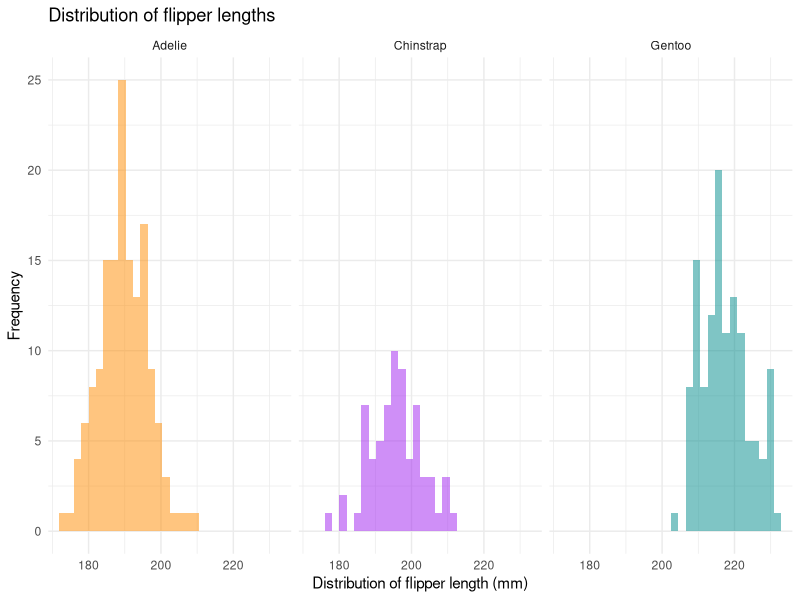
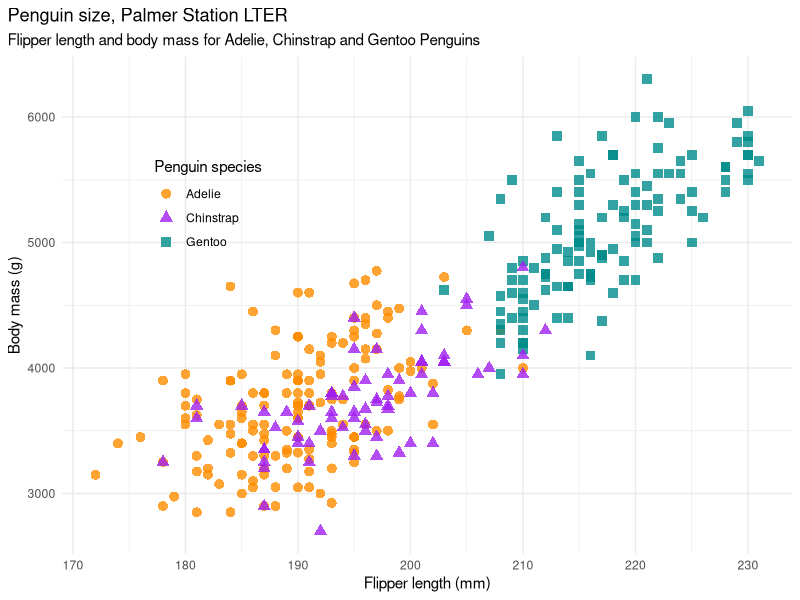
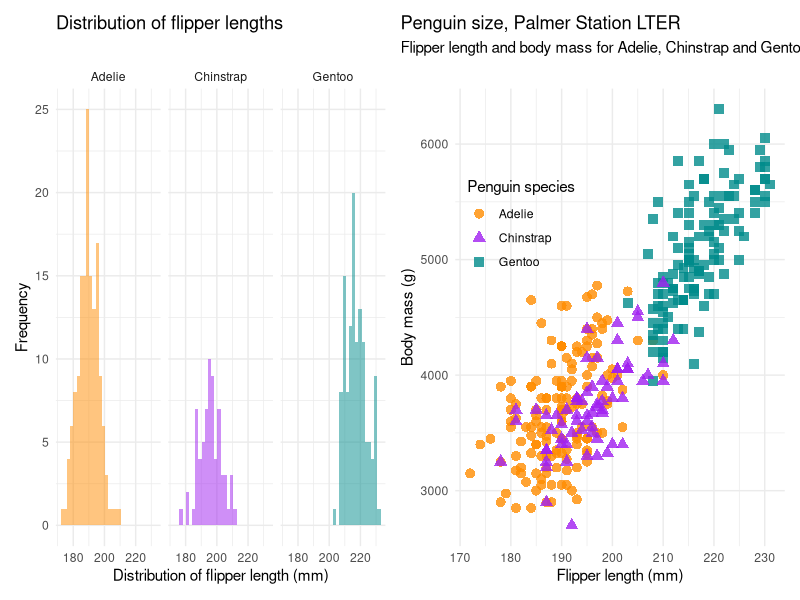
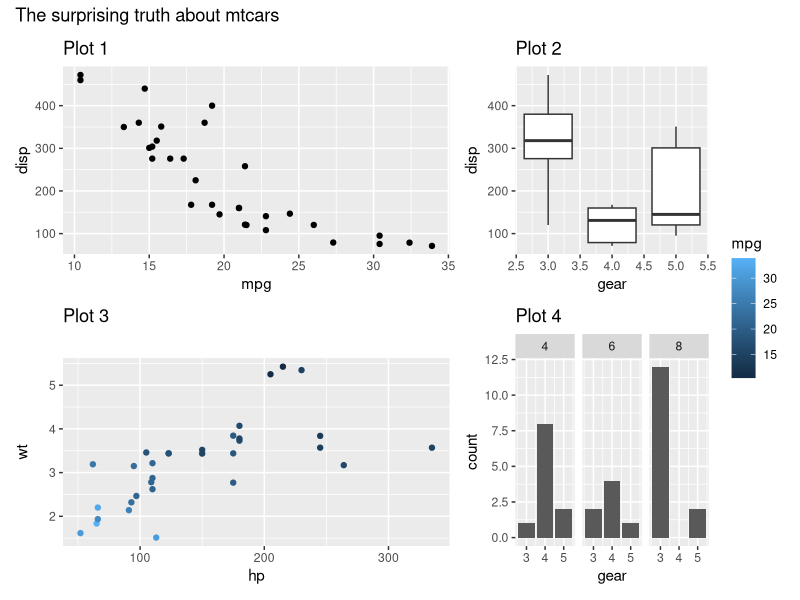
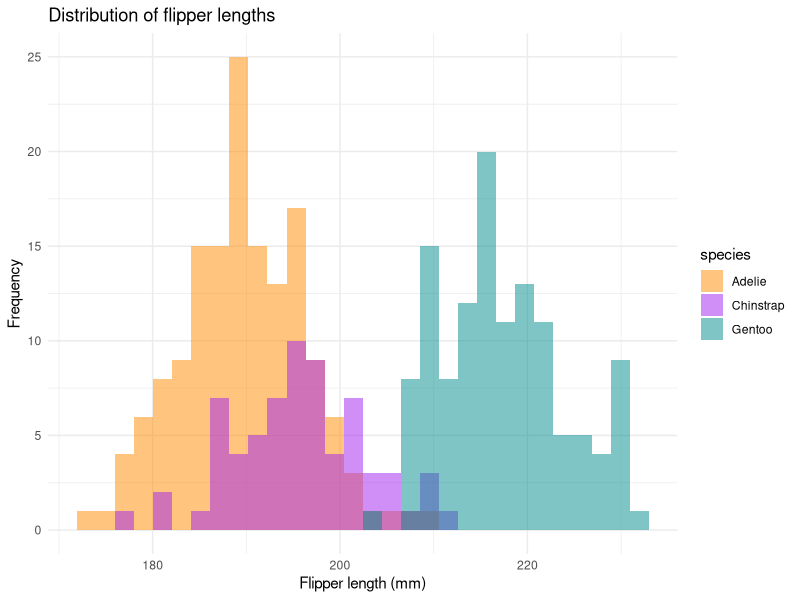
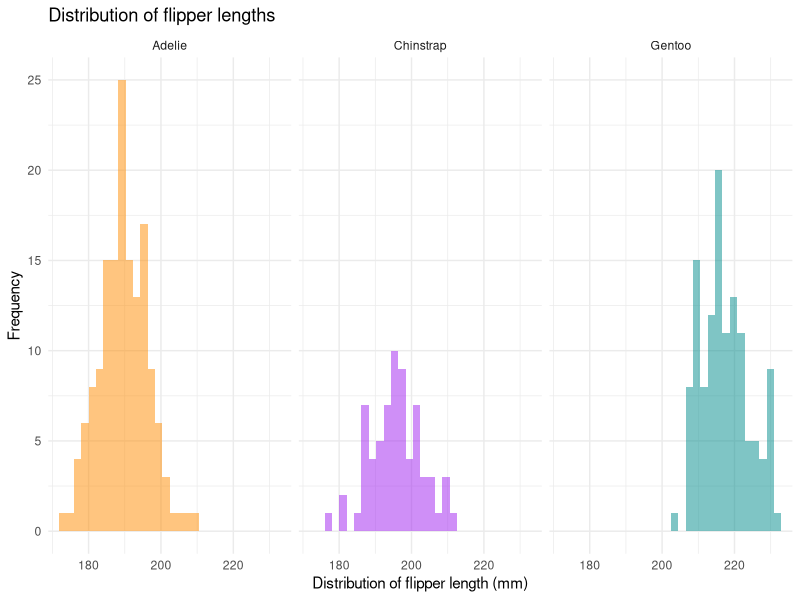
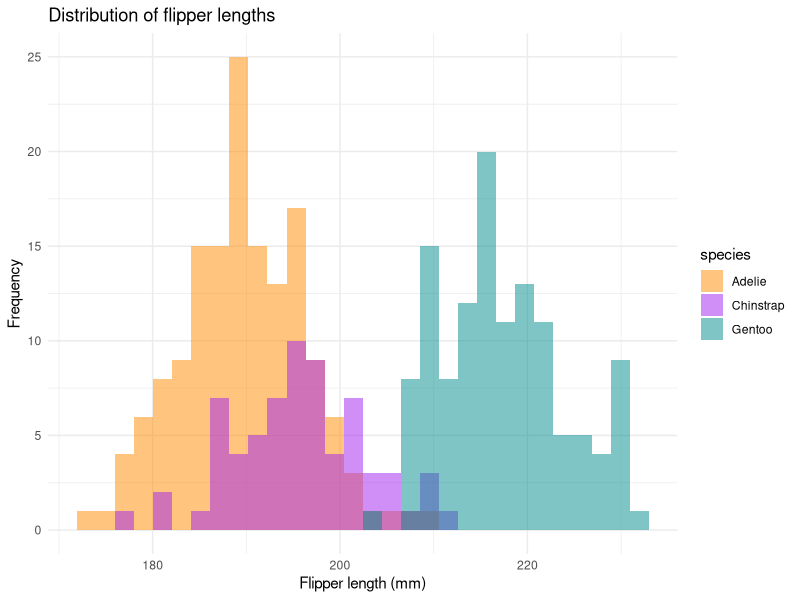
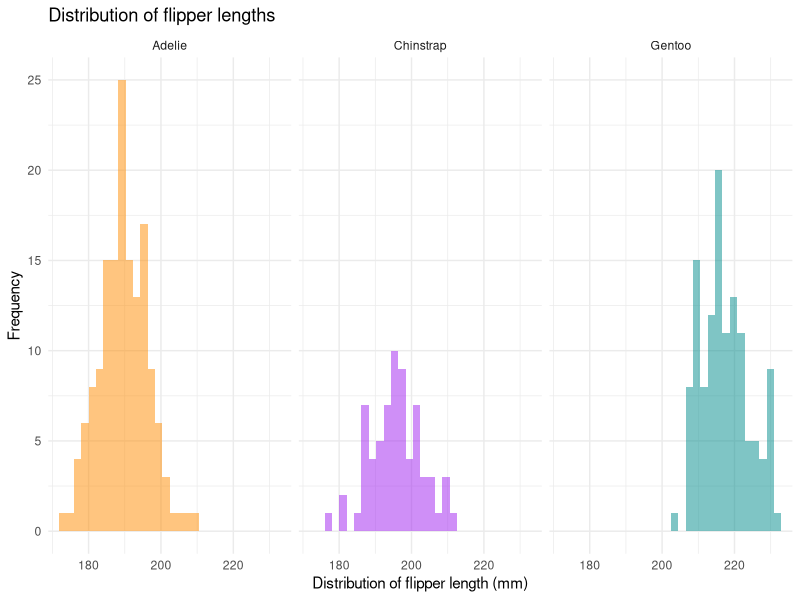

Write the R code that produced these figures, in order.
## ---- chunk 1
knitr::opts_chunk$set(
	message = FALSE,
	warning = FALSE,
	eval = TRUE
)
options(htmltools.preserve.raw = FALSE)
library(tidyverse)
## ---- chunk 2
library(palmerpenguins)

flipper_hist_1 <- 
ggplot(data = penguins, aes(x = flipper_length_mm)) +
  geom_histogram(aes(fill = species), 
                 alpha = 0.5, 
                 position = "identity") +
  scale_fill_manual(values = c("darkorange","purple","cyan4")) +
  labs(x = "Flipper length (mm)",
       y = "Frequency",
       title = "Distribution of flipper lengths")+
  theme_minimal()


flipper_hist_2 <- ggplot(data = penguins, aes(x = flipper_length_mm)) +
  facet_wrap(~species)+
  geom_histogram(aes(fill = species), 
                 alpha = 0.5, 
                 position = "identity") +
  scale_fill_manual(values = c("darkorange","purple","cyan4")) +
  labs(x = "Distribution of flipper length (mm)",
       y = "Frequency",
       title = "Distribution of flipper lengths")+
  theme_minimal()+
  theme(legend.position = "none")
## ---- chunk 3
flipper_hist_2
## ---- chunk 4
mass_flipper <- ggplot(data = penguins, 
                       aes(x = flipper_length_mm,
                           y = body_mass_g)) +
  geom_point(aes(color = species, 
                 shape = species),
             size = 3,
             alpha = 0.8) +
  scale_color_manual(values = c("darkorange","purple","cyan4")) +
  labs(title = "Penguin size, Palmer Station LTER",
       subtitle = "Flipper length and body mass for Adelie, Chinstrap and Gentoo Penguins",
       x = "Flipper length (mm)",
       y = "Body mass (g)",
       color = "Penguin species",
       shape = "Penguin species") +
  theme_minimal()+
  theme(legend.position = c(0.2, 0.7),
        plot.title.position = "plot",
        plot.caption = element_text(hjust = 0, face= "italic"),
        plot.caption.position = "plot")
## ---- chunk 5
mass_flipper
## ---- chunk 6
library(patchwork)
combined_plot_1 <- flipper_hist_2 + mass_flipper
## ---- chunk 7
combined_plot_1
## ---- chunk 8
p1 <- ggplot(mtcars) + 
  geom_point(aes(mpg, disp)) + 
  ggtitle('Plot 1')

p2 <- ggplot(mtcars) + 
  geom_boxplot(aes(gear, disp, group = gear)) + 
  ggtitle('Plot 2')

p3 <- ggplot(mtcars) + 
  geom_point(aes(hp, wt, colour = mpg)) + 
  ggtitle('Plot 3')

p4 <- ggplot(mtcars) + 
  geom_bar(aes(gear)) + 
  facet_wrap(~cyl) + 
  ggtitle('Plot 4')

p1a <- ggplot(mtcars) + 
  geom_point(aes(mpg, disp, colour = mpg, size = wt)) + 
  ggtitle('Plot 1a')
## ---- chunk 9
patchwork_example <- p1 + p2 + p3 + p4 + 
  plot_layout(widths = c(2, 1),
              guides = 'collect' ) +
   plot_annotation(
     title = 'The surprising truth about mtcars')
## ---- chunk 10
patchwork_example
## ---- chunk 11
library(palmerpenguins)

flipper_hist_1 <- 
ggplot(data = penguins, aes(x = flipper_length_mm)) +
  geom_histogram(aes(fill = species), 
                 alpha = 0.5, 
                 position = "identity") +
  scale_fill_manual(values = c("darkorange","purple","cyan4")) +
  labs(x = "Flipper length (mm)",
       y = "Frequency",
       title = "Distribution of flipper lengths")+
  theme_minimal()


flipper_hist_2 <- ggplot(data = penguins, aes(x = flipper_length_mm)) +
  facet_wrap(~species)+
  geom_histogram(aes(fill = species), 
                 alpha = 0.5, 
                 position = "identity") +
  scale_fill_manual(values = c("darkorange","purple","cyan4")) +
  labs(x = "Distribution of flipper length (mm)",
       y = "Frequency",
       title = "Distribution of flipper lengths")+
  theme_minimal()+
  theme(legend.position = "none")
## ---- chunk 12
flipper_hist_1
## ---- chunk 13
flipper_hist_2
## ---- chunk 14
flipper_hist_1
## ---- chunk 15
flipper_hist_2
## ---- chunk 16
flipper_hist_3 <- ggplot(data = penguins, 
       aes(x = flipper_length_mm)) +
  geom_histogram(aes(fill = species), 
                 alpha = 0.5, 
                 position = "identity") + 
  scale_fill_manual(values = 
          c("darkorange","purple","cyan4")) +
  labs(x = "Flipper length (mm)",
       y = "Frequency",
       title = "Distribution of flipper lengths")+
  theme_minimal()+
  facet_wrap(~species, nrow=3, scales="free_y")+
  theme(legend.position = "none")
## ---- chunk 17
flipper_hist_3
## ---- chunk 18
p <- ggplot(mtcars, aes(x = wt, y = mpg)) + 
  geom_point()

p
## ---- chunk 19
p + 
  annotate("text", x = 3, y = 30, 
             label = "These cars are fuel-efficient")
## ---- chunk 20
p + annotate("text", x = 3, y = 30, 
             label = "These cars are fuel-efficient") +
  annotate("rect", xmin = 1.25, xmax = 2.5, ymin = 25, ymax = 35,
  alpha = .2) +
  theme_minimal()
## ---- chunk 21
p + annotate("text", x = 3, y = 30, 
             label = "These cars are fuel-efficient",
             family = "Palatino") + # more here: http://www.cookbook-r.com/Graphs/Fonts/
  annotate("rect", xmin = 1.25, xmax = 2.5, ymin = 25, ymax = 35,
  alpha = .2, fill = "yellow") +
  theme_minimal()
